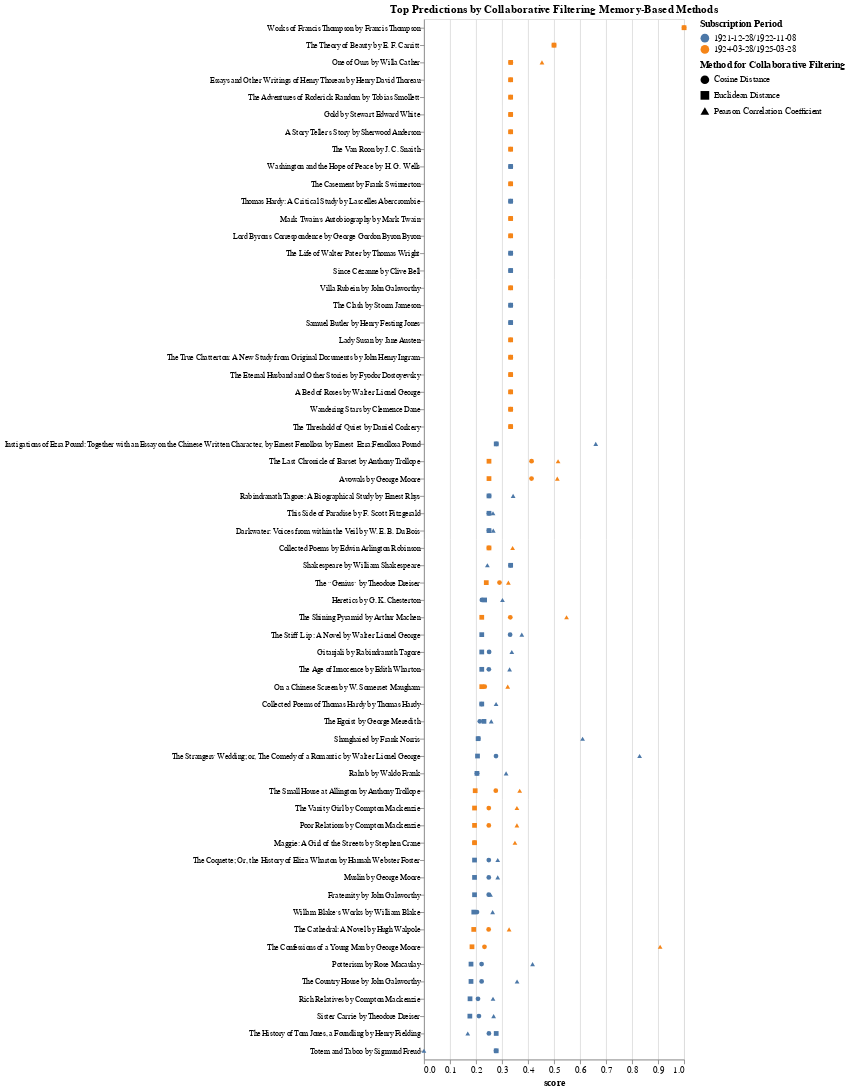

The cell this chart's notebook holds for it:
### Code cell
# Create a selection for the scatter plot
period_selection = alt.selection_point(fields=['period'], bind='legend')
metric_selection = alt.selection_multi(fields=['metric'], bind='legend')

# Create a search input selection
search_box = alt.param(
    value='',
    bind=alt.binding(
        input='search',
        placeholder="Search title",
        name='Search ',
    )
)

alt.Chart(sampled_collaborative_filtering_model).mark_point(opacity=0.8, filled=True, thickness=3).encode(
    # The y-axis is the formatted chart title, sorted by the x-axis values
    y=alt.Y('formatted_title', sort='-x', axis=alt.Axis(title='', labelFontSize=9, labelLimit=1000, labelPadding=0, titlePadding=0, titleFontSize=9, titleAngle=0, titleAlign='left', titleY=-10, titleX=100)),
    # The x-axis is the score
    x='score',
    # The color represents the subscription period
    color=alt.Color('period:N', legend=alt.Legend(title=["Subscription Period"])),
    opacity=alt.condition(period_selection & metric_selection, alt.value(1), alt.value(0.2)),
    # The shape represents the method for collaborative filtering
    shape=alt.Shape('metric:N', legend=alt.Legend(title='Method for Collaborative Filtering')),
    tooltip=['formatted_title', 'score', 'period', 'metric'],
).add_params(
    search_box, period_selection, metric_selection
).transform_filter(
    alt.expr.test(alt.expr.regexp(search_box, 'i'), alt.datum.formatted_title)
    ).properties(
    # Set the width and height of the plot
    width=300,
    # height=1800,
    # Set the title of the plot
    title='Top Predictions by Collaborative Filtering Memory-Based Methods'
)

### Figure 1 — Vega-Lite specification as saved in the notebook (floating-point values rounded to 4 significant figures; data arrays with more than 128 entries replaced by an {"elided": "..."} marker saying what was removed)
{"config": {"view": {"continuousWidth": 300, "continuousHeight": 300}, "axisY": {"labelLimit": 1000, "titleAlign": "left", "titleAngle": 0, "titleX": 100, "titleY": -10}}, "data": {"name": "data-9a12d6137848992ddb54bb4bb8e20433"}, "mark": {"type": "point", "filled": true, "opacity": 0.8, "thickness": 3}, "encoding": {"color": {"field": "period", "legend": {"title": ["Subscription Period"]}, "type": "nominal"}, "opacity": {"condition": {"test": {"and": [{"param": "param_26"}, {"param": "param_27"}]}, "value": 1}, "value": 0.2}, "shape": {"field": "metric", "legend": {"title": "Method for Collaborative Filtering"}, "type": "nominal"}, "tooltip": [{"field": "formatted_title", "type": "nominal"}, {"field": "score", "type": "quantitative"}, {"field": "period", "type": "nominal"}, {"field": "metric", "type": "nominal"}], "x": {"field": "score", "type": "quantitative"}, "y": {"axis": {"labelFontSize": 9, "labelLimit": 1000, "labelPadding": 0, "title": "", "titleAlign": "left", "titleAngle": 0, "titleFontSize": 9, "titlePadding": 0, "titleX": 100, "titleY": -10}, "field": "formatted_title", "sort": "-x", "type": "nominal"}}, "params": [{"name": "param_28", "bind": {"input": "search", "placeholder": "Search title", "name": "Search "}, "value": ""}, {"name": "param_26", "select": {"type": "point", "fields": ["period"]}, "bind": "legend"}, {"name": "param_27", "select": {"type": "point", "fields": ["metric"]}, "bind": "legend"}], "title": "Top Predictions by Collaborative Filtering Memory-Based Methods", "transform": [{"filter": "test(regexp(param_28,'i'),datum.formatted_title)"}], "width": 300, "$schema": "https://vega.github.io/schema/vega-lite/v5.6.1.json", "datasets": {"data-9a12d6137848992ddb54bb4bb8e20433": {"elided": "180 records"}}}
